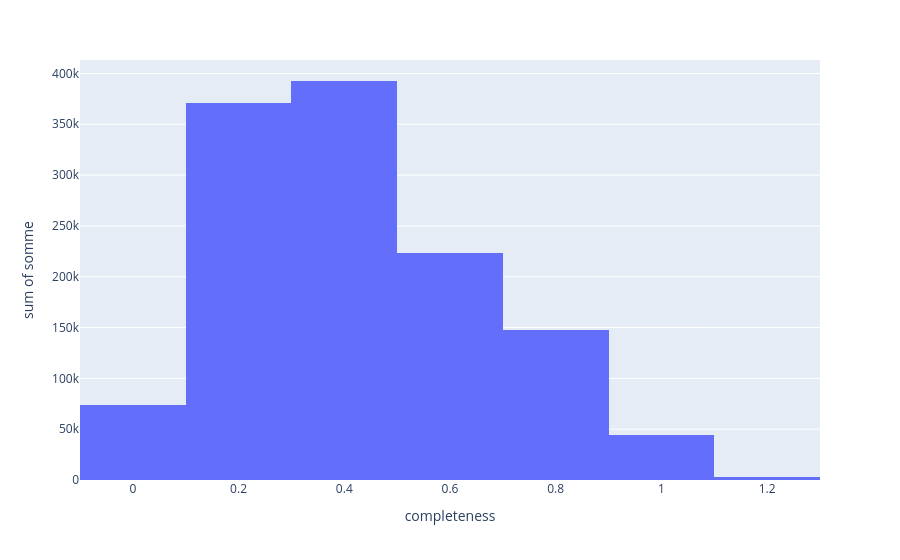

The notebook cell this image was saved under:
### Code cell
completeness = count_for_graph(df,"completeness")

graph = px.histogram(completeness, x="completeness", y="somme", nbins=10)
graph.show()

### Figure 1 — Plotly figure (JSON) as saved in the notebook; plotly's stock layout.template omitted (floating-point values rounded to 4 significant figures)
{"data": [{"bingroup": "x", "histfunc": "sum", "hovertemplate": "completeness=%{x}<br>sum of somme=%{y}<extra></extra>", "legendgroup": "", "marker": {"color": "#636efa", "pattern": {"shape": ""}}, "name": "", "nbinsx": 10, "orientation": "v", "showlegend": false, "type": "histogram", "x": [0.0, 0.05, 0.0625, 0.06667, 0.075, 0.08333, 0.0875, 0.1, 0.15, 0.1625, 0.1667, 0.175, 0.1875, 0.2, 0.25, 0.2625, 0.275, 0.2833, 0.2875, 0.3, 0.35, 0.3625, 0.3667, 0.375, 0.3875, 0.4, 0.45, 0.4625, 0.475, 0.4833, 0.4875, 0.5, 0.55, 0.5625, 0.575, 0.5875, 0.6, 0.65, 0.6625, 0.6667, 0.675, 0.6833, 0.6875, 0.7, 0.75, 0.7625, 0.775, 0.7875, 0.8, 0.85, 0.8625, 0.875, 0.8875, 0.9, 0.95, 0.9625, 0.975, 0.9875, 1.0, 1.05, 1.062, 1.075, 1.087, 1.1], "xaxis": "x", "y": [24, 3799, 30538, 3, 38500, 1, 1331, 9949, 2162, 71776, 1, 26627, 1361, 21334, 1075, 58682, 168774, 2, 8947, 13714, 1485, 40724, 2, 152148, 17613, 5705, 2431, 22228, 109034, 1, 27507, 6840, 2431, 12661, 61343, 35062, 6562, 1904, 9236, 1, 38179, 1, 40583, 8154, 1080, 5218, 20229, 44307, 10979, 674, 3216, 10949, 40210, 11002, 242, 1189, 4843, 21947, 7789, 67, 300, 1312, 7064, 2703], "yaxis": "y"}], "layout": {"barmode": "relative", "legend": {"tracegroupgap": 0}, "margin": {"t": 60}, "xaxis": {"anchor": "y", "domain": [0, 1], "title": {"text": "completeness"}}, "yaxis": {"anchor": "x", "domain": [0, 1], "title": {"text": "sum of somme"}}}}
